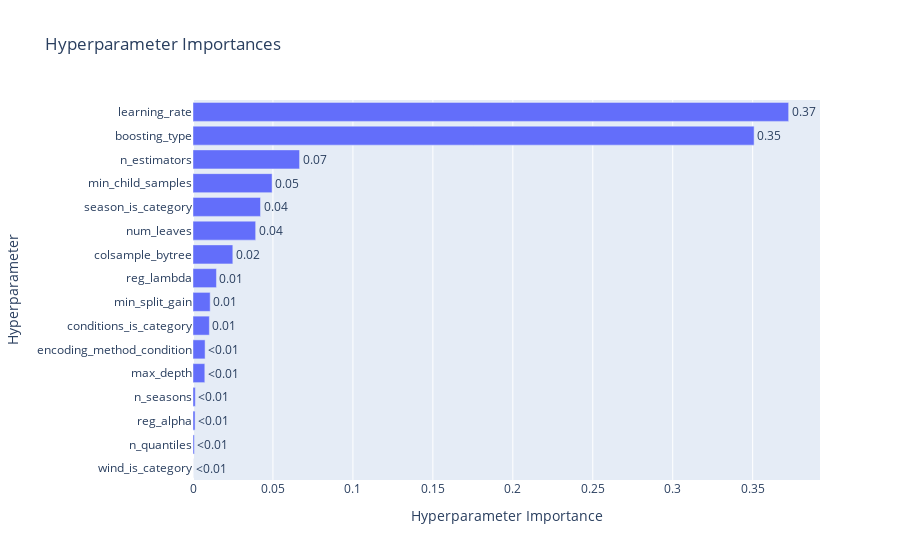

Notebook code cell kept with this figure:
### Code cell
vis.plot_param_importances(study=temp_study)

### Figure 1 — Plotly figure (JSON) as saved in the notebook; plotly's stock layout.template omitted (floating-point values rounded to 4 significant figures)
{"data": [{"cliponaxis": false, "hovertemplate": ["wind_is_category (CategoricalDistribution): 2.2949170415520816e-05<extra></extra>", "n_quantiles (IntDistribution): 0.0008468229022782205<extra></extra>", "reg_alpha (FloatDistribution): 0.0012828188427361222<extra></extra>", "n_seasons (IntDistribution): 0.0014445351942916683<extra></extra>", "max_depth (IntDistribution): 0.007393152918781155<extra></extra>", "encoding_method_condition (CategoricalDistribution): 0.007556398375960627<extra></extra>", "conditions_is_category (CategoricalDistribution): 0.010230929508234583<extra></extra>", "min_split_gain (FloatDistribution): 0.01073674963938072<extra></extra>", "reg_lambda (FloatDistribution): 0.014669516199450944<extra></extra>", "colsample_bytree (FloatDistribution): 0.0249102675726306<extra></extra>", "num_leaves (IntDistribution): 0.039190271565065916<extra></extra>", "season_is_category (CategoricalDistribution): 0.04222592996028715<extra></extra>", "min_child_samples (IntDistribution): 0.04945680946785408<extra></extra>", "n_estimators (IntDistribution): 0.06664545666738253<extra></extra>", "boosting_type (CategoricalDistribution): 0.3508956026977535<extra></extra>", "learning_rate (FloatDistribution): 0.37249178931749666<extra></extra>"], "name": "Objective Value", "orientation": "h", "text": ["<0.01", "<0.01", "<0.01", "<0.01", "<0.01", "<0.01", "0.01", "0.01", "0.01", "0.02", "0.04", "0.04", "0.05", "0.07", "0.35", "0.37"], "textposition": "outside", "type": "bar", "x": [2.295e-05, 0.0008468, 0.001283, 0.001445, 0.007393, 0.007556, 0.01023, 0.01074, 0.01467, 0.02491, 0.03919, 0.04223, 0.04946, 0.06665, 0.3509, 0.3725], "y": ["wind_is_category", "n_quantiles", "reg_alpha", "n_seasons", "max_depth", "encoding_method_condition", "conditions_is_category", "min_split_gain", "reg_lambda", "colsample_bytree", "num_leaves", "season_is_category", "min_child_samples", "n_estimators", "boosting_type", "learning_rate"]}], "layout": {"title": {"text": "Hyperparameter Importances"}, "xaxis": {"title": {"text": "Hyperparameter Importance"}}, "yaxis": {"title": {"text": "Hyperparameter"}}}}
